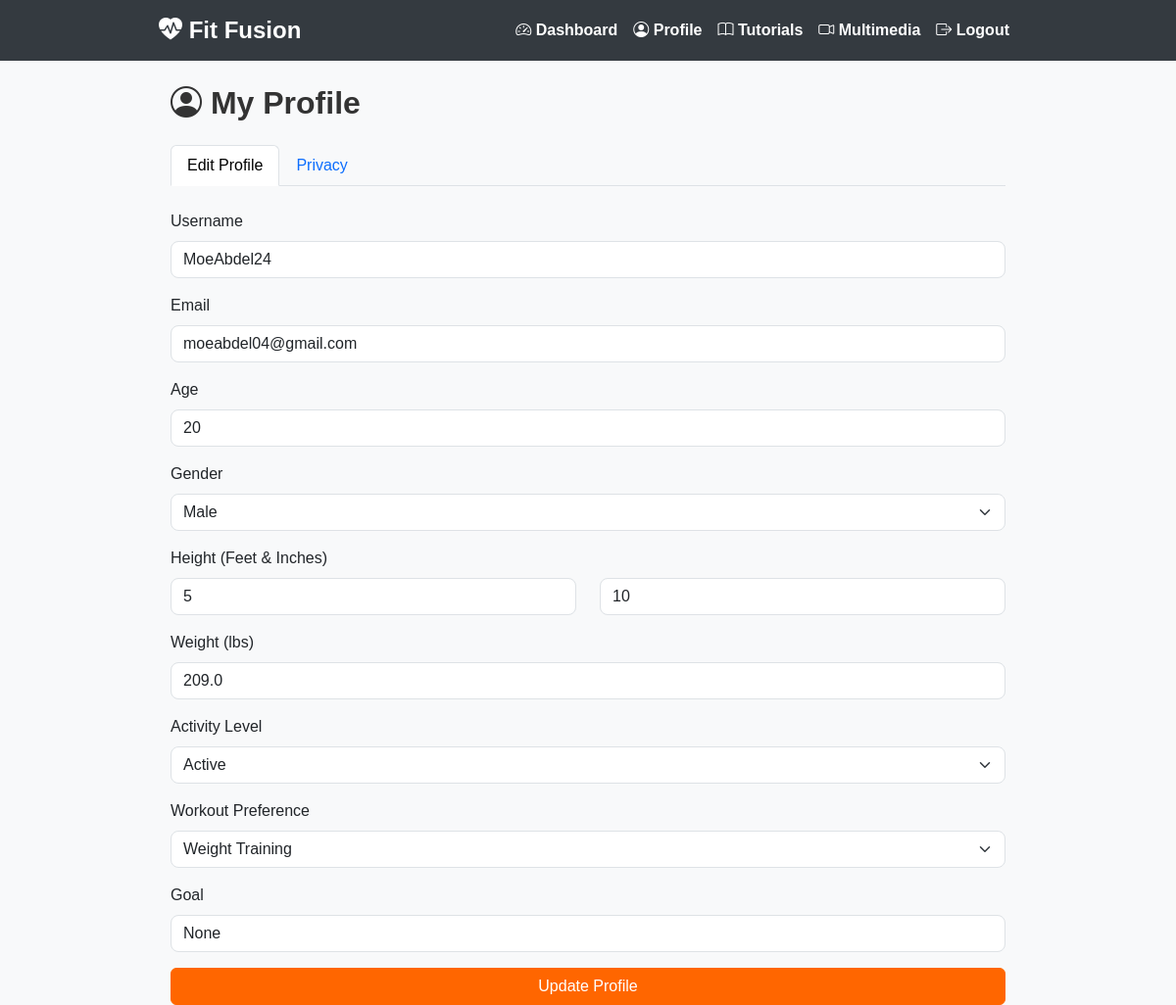
The app's page /profile (signed in), older data.
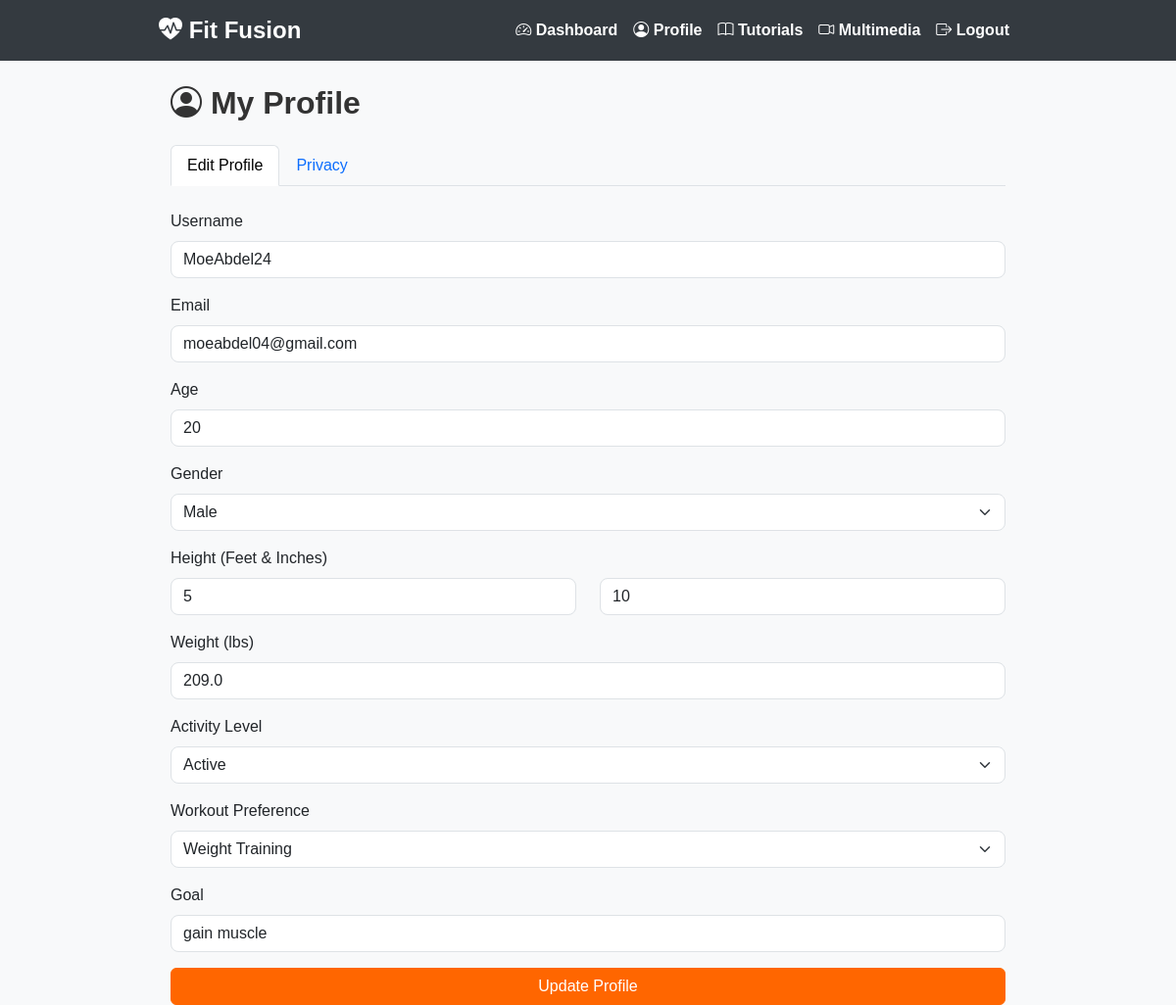
The same page, newer data.
### app.py (models this page shows)
class User(db.Model):
    id = db.Column(db.Integer, primary_key=True)
    username = db.Column(db.String(80), unique=True, nullable=False)
    email = db.Column(db.String(120), unique=True, nullable=False)
    password = db.Column(db.String(256), nullable=False)
    age = db.Column(db.Integer, nullable=False)
    gender = db.Column(db.String(10), nullable=False)
    height = db.Column(db.Float, nullable=False)  # Stored in meters
    weight = db.Column(db.Float, nullable=False)  # Stored in kg
    activity_level = db.Column(db.String(20), nullable=False)
    workout_preference = db.Column(db.String(20), nullable=True)
    goal = db.Column(db.String(50), nullable=True)

### app.py (the view, shortened to what this page needs)
@app.route('/profile', methods=['GET', 'POST'])
def profile():
    if 'user_id' not in session:
        flash('Please log in to view profile.', 'warning')
        return redirect(url_for('login'))
    user = User.query.get(session['user_id'])
    total_inches = round(user.height / 0.0254)
    feet = total_inches // 12
    inches = total_inches % 12
    weight_lbs = round(user.weight * 2.20462, 1)
    return render_template('profile.html', user=user, feet=feet, inches=inches, weight_lbs=weight_lbs)

### app.py (called while the page is built)
def height_to_feet_inches(meters):
    total_inches = round(meters / 0.0254)
    feet = total_inches // 12
    inches = total_inches % 12
    return f"{feet}' {inches}\""

### templates/profile.html (shortened to what this page needs)
{% extends "base.html" %}
{% block content %}
<div class="container mt-4">
  <h2 class="mb-4"><i class="bi bi-person-circle"></i> My Profile</h2>
  <ul class="nav nav-tabs" id="profileTab" role="tablist">
    <li class="nav-item" role="presentation">
      <button class="nav-link active" id="edit-tab" data-bs-toggle="tab" data-bs-target="#edit" type="button" role="tab" aria-controls="edit" aria-selected="true">
        Edit Profile
      </button>
    </li>
    <li class="nav-item" role="presentation">
      <button class="nav-link" id="privacy-tab" data-bs-toggle="tab" data-bs-target="#privacy" type="button" role="tab" aria-controls="privacy" aria-selected="false">
        Privacy
      </button>
    </li>
  </ul>
  <div class="tab-content" id="profileTabContent">
    <div class="tab-pane fade show active" id="edit" role="tabpanel" aria-labelledby="edit-tab">
      <form method="POST" action="{{ url_for('profile') }}" class="mt-4">
        <div class="mb-3">
          <label class="form-label">Username</label>
          <input type="text" name="username" class="form-control" value="{{ user.username }}" required>
        </div>
        <div class="mb-3">
          <label class="form-label">Email</label>
          <input type="email" name="email" class="form-control" value="{{ user.email }}" required>
        </div>
        <div class="mb-3">
          <label class="form-label">Age</label>
          <input type="number" name="age" class="form-control" value="{{ user.age }}" required>
        </div>
        <div class="mb-3">
          <label class="form-label">Gender</label>
          <select name="gender" class="form-select" required>
            <option value="male" {% if user.gender == 'male' %}selected{% endif %}>Male</option>
          </select>
        </div>
        <div class="mb-3">
          <label class="form-label">Height (Feet & Inches)</label>
          <div class="row">
            <div class="col">
              <input type="number" name="feet" class="form-control" placeholder="Feet" value="{{ feet }}" required>
            </div>
            <div class="col">
              <input type="number" name="inches" class="form-control" placeholder="Inches" value="{{ inches }}" required>
            </div>
          </div>
        </div>
        <div class="mb-3">
          <label class="form-label">Weight (lbs)</label>
          <input type="number" name="weight_lbs" class="form-control" value="{{ weight_lbs }}" required>
        </div>
        <div class="mb-3">
          <label class="form-label">Activity Level</label>
          <select name="activity_level" class="form-select" required>
            <option value="active" {% if user.activity_level=='active' %}selected{% endif %}>Active</option>
          </select>
        </div>
        <div class="mb-3">
          <label class="form-label">Workout Preference</label>
          <select name="workout_preference" class="form-select">
            <option value="weight_training" {% if user.workout_preference=='weight_training' %}selected{% endif %}>Weight Training</option>
          </select>
        </div>
        <div class="mb-3">
          <label class="form-label">Goal</label>
          <input type="text" name="goal" class="form-control" value="{{ user.goal }}">
        </div>
        <button type="submit" class="btn btn-primary w-100">Update Profile</button>
      </form>
    </div>
  </div>
</div>
{% endblock %}

### templates/base.html (shortened to what this page needs)
<!DOCTYPE html>
<html lang="en">
<head>
  <link href="https://cdn.jsdelivr.net/npm/bootstrap@5.3.0/dist/css/bootstrap.min.css" rel="stylesheet">
  <link rel="stylesheet" href="https://cdn.jsdelivr.net/npm/bootstrap-icons@1.10.5/font/bootstrap-icons.css">
</head>
<body>
  <nav class="navbar navbar-expand-lg navbar-dark">
    <div class="container">
      <a class="navbar-brand" href="{{ url_for('home') }}">
        <i class="bi bi-heart-pulse-fill"></i> Fit Fusion
      </a>
      <div class="collapse navbar-collapse" id="navbarNav">
        <ul class="navbar-nav ms-auto">
          {% if 'user_id' in session %}
            <li class="nav-item">
              <a class="nav-link" href="{{ url_for('dashboard') }}">
                <i class="bi bi-speedometer2"></i> Dashboard
              </a>
            </li>
            <li class="nav-item">
              <a class="nav-link" href="{{ url_for('profile') }}">
                <i class="bi bi-person-circle"></i> Profile
              </a>
            </li>
            <li class="nav-item">
              <a class="nav-link" href="{{ url_for('tutorials') }}">
                <i class="bi bi-book"></i> Tutorials
              </a>
            </li>
            <li class="nav-item">
              <a class="nav-link" href="{{ url_for('multimedia') }}">
                <i class="bi bi-camera-video"></i> Multimedia
              </a>
            </li>
            <li class="nav-item">
              <a class="nav-link" href="{{ url_for('logout') }}">
                <i class="bi bi-box-arrow-right"></i> Logout
              </a>
            </li>
          {% endif %}
        </ul>
      </div>
    </div>
  </nav>
  <div class="container mt-4">
    {% block content %}{% endblock %}
  </div>
</body>
</html>

### templates/base.html (style rules this page uses)
body { background-color: #f8f9fa; font-family: 'Arial', sans-serif; }
.container { max-width: 900px; }
.btn-primary { background-color: #ff6600; border-color: #ff6600; }
.form-control, .form-select { border-radius: 8px; }
h2, h3 { font-weight: bold; color: #333; }
.navbar { background-color: #343a40; }
.navbar-brand { font-size: 1.5rem; font-weight: bold; }
.navbar-dark .navbar-nav .nav-link { color: white; font-weight: bold; }

Row changes from the older to the newer data that the page shows:
changed User "MoeAbdel24": goal "None" → "gain muscle"
